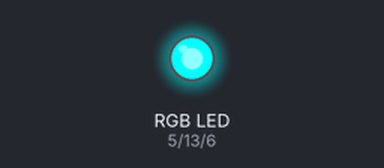
Simulated run of this program. Board: Raspberry Pi (BCM pin numbers). Parts: an RGB LED mixed from three pins (HIGH = lit).

Above: at 0.2 s.
At 1.2 s:
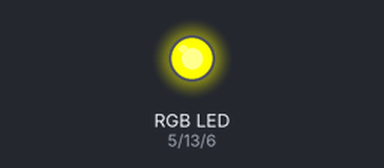
At 2.2 s:
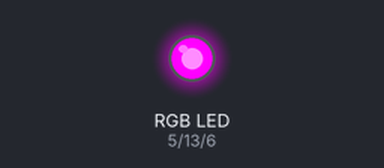
At 4.2 s:
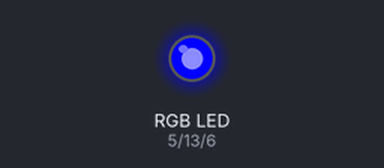
At 6.2 s:
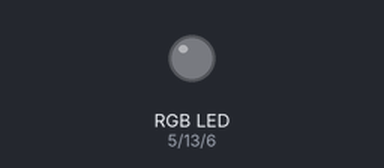
At 8.7 s:
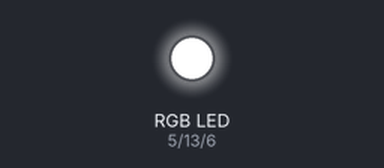
Timing chart, 0 to 9.1 s (numbered marks = the images above):
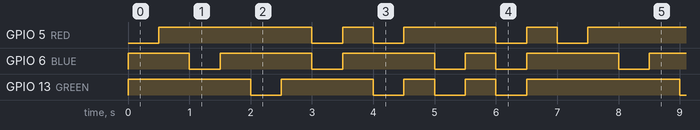

Measured:
- by itself, GPIO 5 (RED): repeats every 7.0 s: LOW 0.50 s, HIGH 0.50 s, LOW 0.50 s, HIGH 1.5 s, LOW 0.50 s, HIGH 0.50 s, LOW 0.50 s, HIGH 2.5 s
- by itself, GPIO 6 (BLUE): repeats every 7.0 s: 2 × (LOW 0.50 s, HIGH 1.5 s), LOW 0.50 s, HIGH 0.50 s, LOW 0.50 s, HIGH 1.5 s
- by itself, GPIO 13 (GREEN): repeats every 7.0 s: LOW 0.50 s, HIGH 1.5 s, 2 × (LOW 0.50 s, HIGH 0.50 s), LOW 0.50 s, HIGH 2.5 s

The program:

rgb.py
```python
import RPi.GPIO as GPIO
import time

GPIO.setmode(GPIO.BCM)
RED = 5
BLUE = 6
GREEN = 13

GPIO.setup(RED, GPIO.OUT)
GPIO.setup(BLUE, GPIO.OUT)
GPIO.setup(GREEN, GPIO.OUT)

def shut():
    GPIO.output(RED, True)
    GPIO.output(BLUE, True)
    GPIO.output(GREEN, True)

while True:
    GPIO.output(RED, False)
    GPIO.output(BLUE, True)
    GPIO.output(GREEN, True)
    time.sleep(0.5)
    shut()
    time.sleep(0.5)

    GPIO.output(RED, True)
    GPIO.output(BLUE, False)
    GPIO.output(GREEN, True)
    time.sleep(0.5)
    shut()
    time.sleep(0.5)

    GPIO.output(RED, True)
    GPIO.output(BLUE, True)
    GPIO.output(GREEN, False)
    time.sleep(0.5)
    shut()
    time.sleep(0.5)

    GPIO.output(RED, False)
    GPIO.output(BLUE, False)
    GPIO.output(GREEN, True)
    time.sleep(0.5)
    shut()
    time.sleep(0.5)

    GPIO.output(RED, False)
    GPIO.output(BLUE, True)
    GPIO.output(GREEN, False)
    time.sleep(0.5)
    shut()
    time.sleep(0.5)

    GPIO.output(RED, True)
    GPIO.output(BLUE, False)
    GPIO.output(GREEN, False)
    time.sleep(0.5)
    shut()
    time.sleep(0.5)

    GPIO.output(RED, False)
    GPIO.output(BLUE, False)
    GPIO.output(GREEN, False)
    time.sleep(0.5)
    shut()
    time.sleep(0.5)
```
